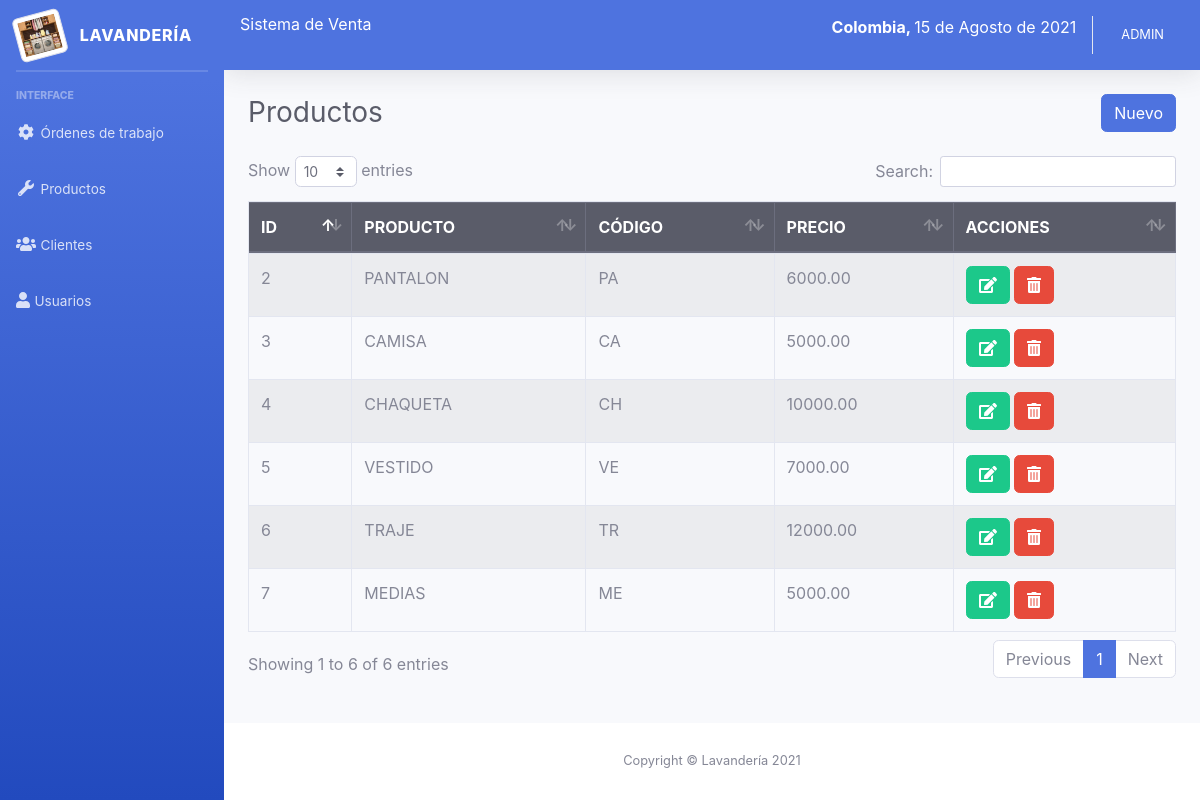
/sistema/lista_productos.php (signed in), run on the app's committed database.
### tables this page shows
CREATE TABLE `producto` (
  `codproducto` int(11) NOT NULL,
  `descripcion` varchar(200) NOT NULL,
  `codigo` varchar(11) NOT NULL,
  `precio` decimal(10,2) NOT NULL,
  `existencia` int(11) NOT NULL,
  `usuario_id` int(11) NOT NULL
);

### sistema/includes/functions.php (called while the page is built, shortened)
<?php
	function fechaPeru(){
		$mes = array("","Enero",
					  "Febrero",
					  "Marzo",
					  "Abril",
					  "Mayo",
					  "Junio",
					  "Julio",
					  "Agosto",
					  "Septiembre",
					  "Octubre",
					  "Noviembre",
					  "Diciembre");
		return date('d')." de ". $mes[date('n')] . " de " . date('Y');
	}
 ?>

### sistema/lista_productos.php (the view)
<?php include_once "includes/header.php"; ?>
<div class="container-fluid">
	<div class="d-sm-flex align-items-center justify-content-between mb-4">
		<h1 class="h3 mb-0 text-gray-800">Productos</h1>
		<a href="registro_producto.php" class="btn btn-primary">Nuevo</a>
	</div>
	<div class="row">
		<div class="col-lg-12">
			<div class="table-responsive">
				<table class="table table-striped table-bordered" id="table">
					<thead class="thead-dark">
						<tr>
							<th>ID</th>
							<th>PRODUCTO</th>
							<th>CÓDIGO</th>
							<th>PRECIO</th>
							<?php if ($_SESSION['rol'] == 1) { ?>
							<th>ACCIONES</th>
							<?php } ?>
						</tr>
					</thead>
					<tbody>
						<?php
						include "../conexion.php";
						$query = mysqli_query($conexion, "SELECT * FROM producto");
						$result = mysqli_num_rows($query);
						if ($result > 0) {
							while ($data = mysqli_fetch_assoc($query)) { ?>
								<tr>
									<td><?php echo $data['codproducto']; ?></td>
									<td><?php echo $data['descripcion']; ?></td>
									<td><?php echo $data['codigo']; ?></td>
									<td><?php echo $data['precio']; ?></td>
										<?php if ($_SESSION['rol'] == 1) { ?>
									<td>
										<a href="editar_producto.php?id=<?php echo $data['codproducto']; ?>" class="btn btn-success"><i class='fas fa-edit'></i></a>
										<form action="eliminar_producto.php?id=<?php echo $data['codproducto']; ?>" method="post" class="confirmar d-inline">
											<button class="btn btn-danger" type="submit"><i class='fas fa-trash-alt'></i> </button>
										</form>
									</td>
										<?php } ?>
								</tr>
						<?php }
						} ?>
					</tbody>
				</table>
			</div>
		</div>
	</div>
</div>
</div>
<?php include_once "includes/footer.php"; ?>

### sistema/includes/header.php (shortened to what this page needs)
<?php
include "includes/functions.php";
?>
<!DOCTYPE html>
<html lang="en">
<head>
	<link href="css/sb-admin-2.min.css" rel="stylesheet">
	<link rel="stylesheet" href="css/dataTables.bootstrap4.min.css">
</head>
<body id="page-top">
	<div id="wrapper">
		<?php include_once "includes/menu.php"; ?>
		<div id="content-wrapper" class="d-flex flex-column">
			<div id="content">
				<nav class="navbar navbar-expand navbar-light bg-primary text-white topbar mb-4 static-top shadow">
					<div class="input-group">
						<h6>Sistema de Venta</h6>
						<p class="ml-auto"><strong>Colombia, </strong><?php echo fechaPeru(); ?></p>
					</div>
					<ul class="navbar-nav ml-auto">
						<li class="nav-item dropdown no-arrow">
							<a class="nav-link dropdown-toggle" href="#" id="userDropdown" role="button" data-toggle="dropdown" aria-haspopup="true" aria-expanded="false">
								<span class="mr-2 d-none d-lg-inline small text-white"><?php echo $_SESSION['nombre']; ?></span>
							</a>
						</li>
					</ul>
				</nav>

### sistema/includes/menu.php (shortened to what this page needs)
<ul class="navbar-nav bg-gradient-primary sidebar sidebar-dark accordion" id="accordionSidebar">
	<a class="sidebar-brand d-flex align-items-center justify-content-center" href="index.php">
		<div class="sidebar-brand-icon rotate-n-15">
			<img src="img/logo.jpg" class="img-thumbnail">
		</div>
		<div class="sidebar-brand-text mx-3">Lavandería</div>
	</a>
	<hr class="sidebar-divider my-0">
	<hr class="sidebar-divider">
	<div class="sidebar-heading">
		Interface
	</div>
	<li class="nav-item">
		<a class="nav-link collapsed" href="#" data-toggle="collapse" data-target="#collapseTwo" aria-expanded="true" aria-controls="collapseTwo">
			<i class="fas fa-fw fa-cog"></i>
			<span>Órdenes de trabajo</span>
		</a>
	</li>
	<li class="nav-item">
		<a class="nav-link collapsed" href="#" data-toggle="collapse" data-target="#collapseUtilities" aria-expanded="true" aria-controls="collapseUtilities">
			<i class="fas fa-fw fa-wrench"></i>
			<span>Productos</span>
		</a>
	</li>
	<li class="nav-item">
		<a class="nav-link collapsed" href="#" data-toggle="collapse" data-target="#collapseClientes" aria-expanded="true" aria-controls="collapseUtilities">
			<i class="fas fa-users"></i>
			<span>Clientes</span>
		</a>
	</li>
	<?php if ($_SESSION['rol'] == 1) { ?>
		<li class="nav-item">
			<a class="nav-link collapsed" href="#" data-toggle="collapse" data-target="#collapseUsuarios" aria-expanded="true" aria-controls="collapseUtilities">
				<i class="fas fa-user"></i>
				<span>Usuarios</span>
			</a>
		</li>
	<?php } ?>
</ul>

### sistema/includes/footer.php (shortened to what this page needs)
<footer class="sticky-footer bg-white">
  <div class="container my-auto">
    <div class="copyright text-center my-auto">
      <span>Copyright &copy; Lavandería <?php echo date("Y"); ?></span>
    </div>
  </div>
</footer>
</div>
</div>
</body>
</html>

### data on the page
producto: codproducto "2", descripcion "PANTALON", codigo "PA", precio "6000.00"
producto: codproducto "3", descripcion "CAMISA", codigo "CA", precio "5000.00"
producto: codproducto "4", descripcion "CHAQUETA", codigo "CH", precio "10000.00"
producto: codproducto "5", descripcion "VESTIDO", codigo "VE", precio "7000.00"
producto: codproducto "6", descripcion "TRAJE", codigo "TR", precio "12000.00"
producto: codproducto "7", descripcion "MEDIAS", codigo "ME", precio "5000.00"

### other printed values
fechaPeru() "15 de Agosto de 2021"
$_SESSION['nombre'] "ADMIN"
